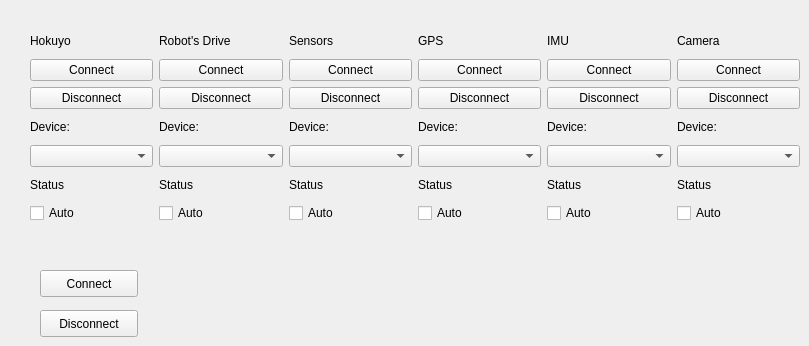
    <widget class="QWidget" name="DevicesTab">
     <attribute name="title">
      <string>Devices</string>
     </attribute>
     <widget class="QWidget" name="horizontalLayoutWidget">
      <property name="geometry">
       <rect>
        <x>30</x>
        <y>29</y>
        <width>770</width>
        <height>194</height>
       </rect>
      </property>
      <layout class="QHBoxLayout" name="horizontalLayout">
       <item>
        <layout class="QVBoxLayout" name="verticalLayout_11">
         <item>
          <widget class="QLabel" name="label_22">
           <property name="text">
            <string>Hokuyo</string>
           </property>
          </widget>
         </item>
         <item>
          <widget class="QPushButton" name="hokuyoConnectButton">
           <property name="text">
            <string>Connect</string>
           </property>
          </widget>
         </item>
         <item>
          <widget class="QPushButton" name="hokuyoDisconnectButton">
           <property name="text">
            <string>Disconnect</string>
           </property>
          </widget>
         </item>
         <item>
          <widget class="QLabel" name="label_8">
           <property name="text">
            <string>Device:</string>
           </property>
          </widget>
         </item>
         <item>
          <widget class="QComboBox" name="hokuyoPortCombo"/>
         </item>
         <item>
          <widget class="QLabel" name="hokuyoStatusLabel">
           <property name="text">
            <string>Status</string>
           </property>
          </widget>
         </item>
         <item>
          <widget class="QCheckBox" name="hokuyoAutoCheckBox">
           <property name="text">
            <string>Auto</string>
           </property>
          </widget>
         </item>
        </layout>
       </item>
       <item>
        <layout class="QVBoxLayout" name="verticalLayout_6">
         <item>
          <widget class="QLabel" name="label_23">
           <property name="text">
            <string>Robot's Drive</string>
           </property>
          </widget>
         </item>
         <item>
          <widget class="QPushButton" name="robotDriveConnectButton">
           <property name="text">
            <string>Connect</string>
           </property>
          </widget>
         </item>
         <item>
          <widget class="QPushButton" name="robotDriveDisconnectButton">
           <property name="text">
            <string>Disconnect</string>
           </property>
          </widget>
         </item>
         <item>
          <widget class="QLabel" name="label_4">
           <property name="text">
            <string>Device:</string>
           </property>
          </widget>
         </item>
         <item>
          <widget class="QComboBox" name="robotDrivePortCombo"/>
         </item>
         <item>
          <widget class="QLabel" name="robotDriveStatusLabel">
           <property name="text">
            <string>Status</string>
           </property>
          </widget>
         </item>
         <item>
          <widget class="QCheckBox" name="robotDriveAutoCheckBox">
           <property name="text">
            <string>Auto</string>
           </property>
          </widget>
         </item>
        </layout>
       </item>
       <item>
        <layout class="QVBoxLayout" name="verticalLayout_10">
         <item>
          <widget class="QLabel" name="label_24">
           <property name="text">
            <string>Sensors</string>
           </property>
          </widget>
         </item>
         <item>
          <widget class="QPushButton" name="sensorsConnectButton">
           <property name="text">
            <string>Connect</string>
           </property>
          </widget>
         </item>
         <item>
          <widget class="QPushButton" name="sensorsDisconnectButton">
           <property name="text">
            <string>Disconnect</string>
           </property>
          </widget>
         </item>
         <item>
          <widget class="QLabel" name="label_6">
           <property name="text">
            <string>Device:</string>
           </property>
          </widget>
         </item>
         <item>
          <widget class="QComboBox" name="sensorsPortCombo"/>
         </item>
         <item>
          <widget class="QLabel" name="sensorsStatusLabel">
           <property name="text">
            <string>Status</string>
           </property>
          </widget>
         </item>
         <item>
          <widget class="QCheckBox" name="sensorsAutoCheckBox">
           <property name="text">
            <string>Auto</string>
           </property>
          </widget>
         </item>
        </layout>
       </item>
       <item>
        <layout class="QVBoxLayout" name="verticalLayout_7">
         <item>
          <widget class="QLabel" name="label_25">
           <property name="text">
            <string>GPS</string>
           </property>
          </widget>
         </item>
         <item>
          <widget class="QPushButton" name="gpsConnectButton">
           <property name="text">
            <string>Connect</string>
           </property>
          </widget>
         </item>
         <item>
          <widget class="QPushButton" name="gpsDisconnectButton">
           <property name="text">
            <string>Disconnect</string>
           </property>
          </widget>
         </item>
         <item>
          <widget class="QLabel" name="label_5">
           <property name="text">
            <string>Device:</string>
           </property>
          </widget>
         </item>
         <item>
          <widget class="QComboBox" name="gpsPortCombo"/>
         </item>
         <item>
          <widget class="QLabel" name="gpsStatusLabel">
           <property name="text">
            <string>Status</string>
           </property>
          </widget>
         </item>
         <item>
          <widget class="QCheckBox" name="gpsAutoCheckBox">
           <property name="text">
            <string>Auto</string>
           </property>
          </widget>
         </item>
        </layout>
       </item>
       <item>
        <layout class="QVBoxLayout" name="verticalLayout_5">
         <item>
          <widget class="QLabel" name="label_26">
           <property name="text">
            <string>IMU</string>
           </property>
          </widget>
         </item>
         <item>
          <widget class="QPushButton" name="imuConnectButton">
           <property name="text">
            <string>Connect</string>
           </property>
          </widget>
         </item>
         <item>
          <widget class="QPushButton" name="imuDisconnectButton">
           <property name="text">
            <string>Disconnect</string>
           </property>
          </widget>
         </item>
         <item>
          <widget class="QLabel" name="label_2">
           <property name="text">
            <string>Device:</string>
           </property>
          </widget>
         </item>
         <item>
          <widget class="QComboBox" name="imuPortCombo"/>
         </item>
         <item>
          <widget class="QLabel" name="imuStatusLabel">
           <property name="text">
            <string>Status</string>
           </property>
          </widget>
         </item>
         <item>
          <widget class="QCheckBox" name="imuAutoCheckBox">
           <property name="text">
            <string>Auto</string>
           </property>
          </widget>
         </item>
        </layout>
       </item>
       <item>
        <layout class="QVBoxLayout" name="verticalLayout_3">
         <item>
          <widget class="QLabel" name="label_27">
           <property name="text">
            <string>Camera</string>
           </property>
          </widget>
         </item>
         <item>
          <widget class="QPushButton" name="cameraConnectButton">
           <property name="text">
            <string>Connect</string>
           </property>
          </widget>
         </item>
         <item>
          <widget class="QPushButton" name="cameraDisconnectButton">
           <property name="text">
            <string>Disconnect</string>
           </property>
          </widget>
         </item>
         <item>
          <widget class="QLabel" name="label_28">
           <property name="text">
            <string>Device:</string>
           </property>
          </widget>
         </item>
         <item>
          <widget class="QComboBox" name="cameraPortCombo"/>
         </item>
         <item>
          <widget class="QLabel" name="camerasStatusLabel">
           <property name="text">
            <string>Status</string>
           </property>
          </widget>
         </item>
         <item>
          <widget class="QCheckBox" name="cameraAutoCheckBox">
           <property name="text">
            <string>Auto</string>
           </property>
          </widget>
         </item>
        </layout>
       </item>
      </layout>
     </widget>
     <widget class="QPushButton" name="allDevicesConnectButton">
      <property name="geometry">
       <rect>
        <x>40</x>
        <y>270</y>
        <width>98</width>
        <height>27</height>
       </rect>
      </property>
      <property name="text">
       <string>Connect</string>
      </property>
     </widget>
     <widget class="QPushButton" name="allDevicesDisconnectButton">
      <property name="geometry">
       <rect>
        <x>40</x>
        <y>310</y>
        <width>98</width>
        <height>27</height>
       </rect>
      </property>
      <property name="text">
       <string>Disconnect</string>
      </property>
     </widget>
    </widget>
